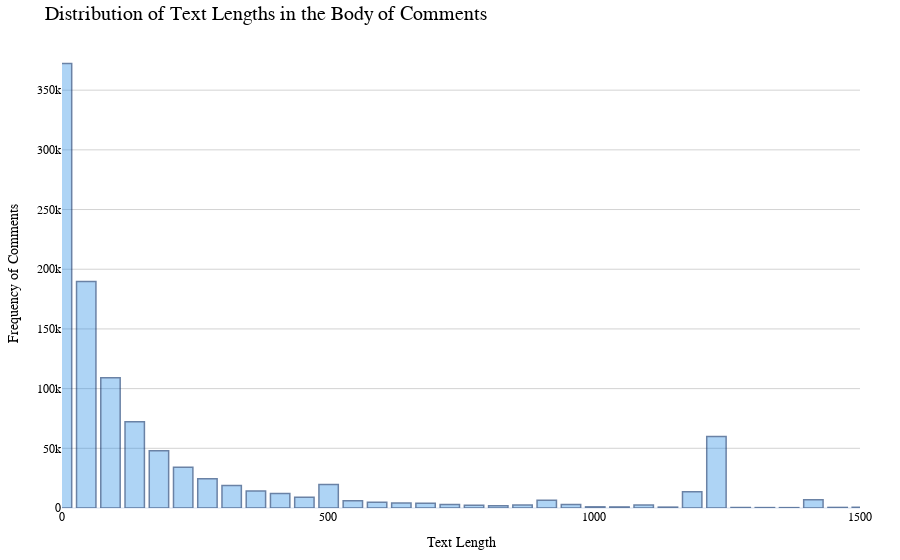

Here is the notebook cell this chart was saved with:
### Code cell
# Create the histogram using Plotly
fig = px.bar(pd_histogram, x='bin', y='frequency',
             title='Distribution of Text Lengths in the Body of Comments',
             labels={'bin': 'Text Length', 'frequency': 'Frequency'},
             template='plotly_white')  # Using a clean, minimal template

# Update the layout of the plot for a cleaner look
fig.update_layout(
    title_font=dict(size=20, color='black'),  # Title font size and color
    font=dict(family="Arial, sans-serif", size=12, color="black"),  # General font
    plot_bgcolor='white',  # White background color
    xaxis=dict(
        title='Text Length',  # More descriptive x-axis title
        tickmode='linear',  # Linear tick mode
        dtick=500,  # Distance between tick marks
        tick0=0,  # Starting tick
        range=[0, 1500]  # Range for x-axis
    ),
    yaxis=dict(
        title='Frequency of Comments',  # More descriptive y-axis title
        gridcolor='lightgrey',  # Grid line color
        gridwidth=1,  # Grid line width
    ),
    margin=dict(l=40, r=40, t=40, b=40),  # Adjust margins to create more space
    showlegend=False  # Hide the legend if it's not necessary
)

# Update bar color
fig.update_traces(marker_color='rgba(30, 136, 229, 0.6)', marker_line_color='rgb(8,48,107)',
                  marker_line_width=1.5, opacity=0.6)

# Show the plot
fig.show()

### Figure 1 — Plotly figure (JSON) as saved in the notebook; plotly's stock layout.template omitted (floating-point values rounded to 4 significant figures; data arrays with more than 128 entries replaced by an {"elided": "..."} marker saying what was removed)
{"data": [{"alignmentgroup": "True", "hovertemplate": "Text Length=%{x}<br>Frequency=%{y}<extra></extra>", "legendgroup": "", "marker": {"color": "rgba(30, 136, 229, 0.6)", "line": {"color": "rgb(8,48,107)", "width": 1.5}, "pattern": {"shape": ""}}, "name": "", "offsetgroup": "", "opacity": 0.6, "orientation": "v", "showlegend": false, "textposition": "auto", "type": "bar", "x": {"elided": "200 float values"}, "xaxis": "x", "y": {"elided": "200 int values"}, "yaxis": "y"}], "layout": {"autosize": true, "barmode": "relative", "font": {"color": "black", "family": "Arial, sans-serif", "size": 12}, "legend": {"tracegroupgap": 0}, "margin": {"b": 40, "l": 40, "r": 40, "t": 40}, "plot_bgcolor": "white", "showlegend": false, "title": {"font": {"color": "black", "size": 20}, "text": "Distribution of Text Lengths in the Body of Comments"}, "xaxis": {"anchor": "y", "domain": [0, 1], "dtick": 500, "range": [0, 1500], "tick0": 0, "tickmode": "linear", "title": {"text": "Text Length"}, "type": "linear"}, "yaxis": {"anchor": "x", "autorange": true, "domain": [0, 1], "gridcolor": "lightgrey", "gridwidth": 1, "range": [0, 392000.0], "title": {"text": "Frequency of Comments"}, "type": "linear"}}}
